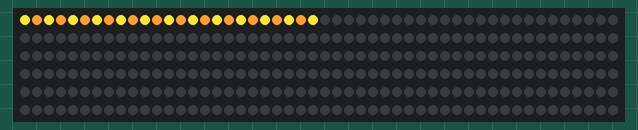
Recording of a sketch running on a simulated Arduino Uno, built with avr-gcc and run on an emulated ATmega328P. Parts: 300 RGB LEDs in strip order, left to right, continuing on the next row.

Above: at 0.47 s.
At 2.0 s:
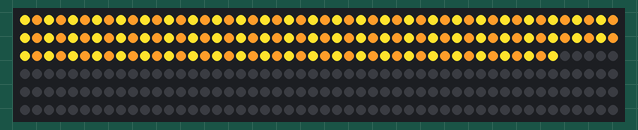
At 2.93 s:
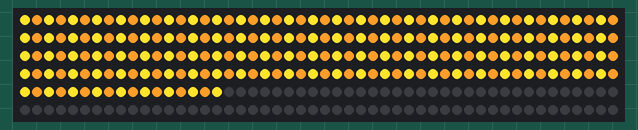
At 3.86 s:
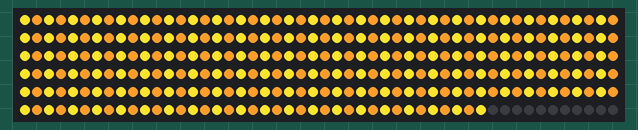
At 5.7 s:
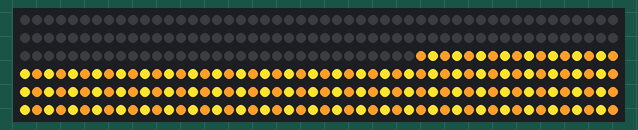
At 7.56 s:
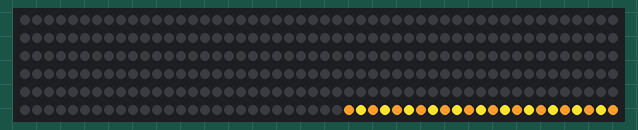

Measured:
- by itself, everything shown: repeats every 7.7 s, in 25 steps

The sketch:

basic_tests.ino
```cpp
#include "FastLED.h"
#define NUM_LEDS 300

CRGB leds[NUM_LEDS];
void setup() { FastLED.addLeds<WS2812B, 9, GRB>(leds, NUM_LEDS); }
void loop() {
    for (int selected = 0; selected < NUM_LEDS; selected = selected + 1) {
        if (selected % 2 == 0) {
            leds[selected] = CRGB::FairyLight;
        } else {
            leds[selected] = CRGB::FairyLightNCC;
        }
        FastLED.show();
        delay(1);
    }

    for (int selected = 0; selected < NUM_LEDS; selected = selected + 1) {
        leds[selected] = CRGB::Black;
        FastLED.show();
        delay(1);
    }
}
```
